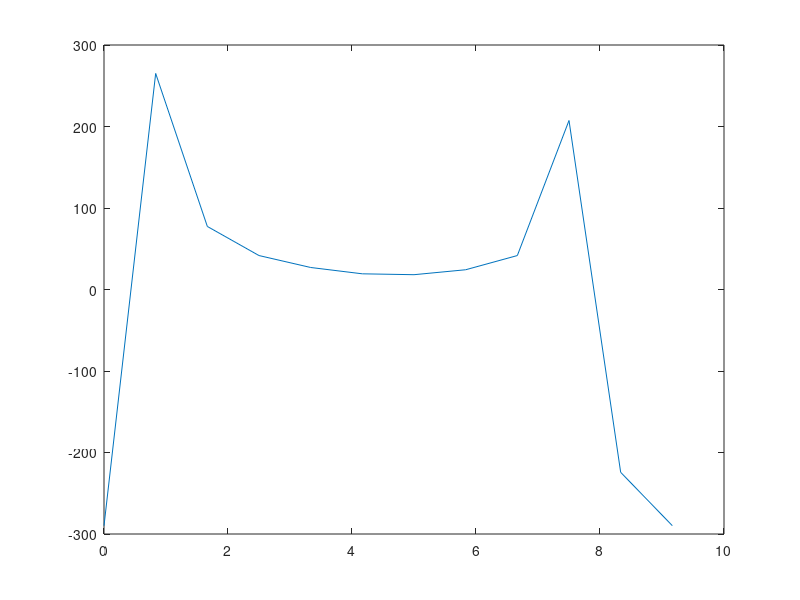

This chart was generated by the following MATLAB code:
clc
clear

% Parameters
delta = 1;
H0 = 1;
L = 10;
Nx0 = 3;

% Compute Nx
Nx = 2*Nx0 * delta / H0;
Nx_full = 2 * Nx;

% Define Ny symmetric profile
Ny = zeros(1, Nx_full);
for i = 1:Nx
    Ny(i) = 2*Nx0 + i;
    Ny(Nx_full - i + 1) = 2*Nx0 + i;
end
Nx = Nx_full;

% Grid spacing
dx = L / Nx;
dy = delta * dx / (L / 2);
%% Coordinates at which concentrations should be evaluated
% x coordinates (cell centers)
x_conc = dx/2 : dx : L - dx/2;

% y coordinates stored in an array
for i=1:Nx
    y_conc(1,i)=dy/2;
    for j=2:Ny(i)
        y_conc(j,i)=y_conc(j-1,i)+dy;
    end
end
%% Coordinates at which the flowrate should be evaluated
% x coordinates (boundaries of the cells)
x_flow = 0 : dx : L;

 % y coordinates stored in an array
 for i=1:Nx
     y_flow(1,i)=0;
     for j=2:Ny(i)+1
         y_flow(j,i)=y_flow(j-1,i)+dy;
     end
 end

 H = max(y_flow, [], 1);

for i =1:1:Nx
    for j=1:1:Ny(i)
        Q(i,j) = 6 * H0 / ((H(i))^2 * ( - dy^2 / 2 + y_flow(i,j) * dy ...
            - dy^3 / (3 * H(i)) - (y_flow(i,j)^2 * dy) / H(i) ...
            + (y_flow(i,j) * dy^2) / H(i)));
    end
end
A=x_flow(1:12);
B=Q(:,3);
plot(A,B)


